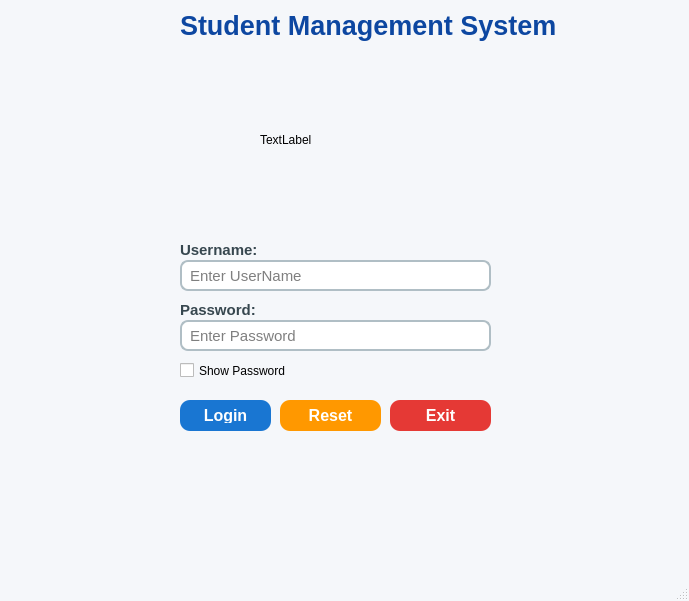
<?xml version="1.0" encoding="UTF-8"?>
<ui version="4.0">
 <class>MainWindow</class>
 <widget class="QMainWindow" name="MainWindow">
  <property name="geometry">
   <rect>
    <x>0</x>
    <y>0</y>
    <width>689</width>
    <height>601</height>
   </rect>
  </property>
  <property name="windowTitle">
   <string>Student Management System</string>
  </property>
  <property name="styleSheet">
   <string notr="true">QMainWindow
{
    background-color:#F5F7FA;
}</string>
  </property>
  <widget class="QWidget" name="centralwidget">
   <widget class="QLabel" name="lblTittle">
    <property name="geometry">
     <rect>
      <x>180</x>
      <y>10</y>
      <width>591</width>
      <height>31</height>
     </rect>
    </property>
    <property name="font">
     <font>
      <pointsize>20</pointsize>
      <bold>true</bold>
     </font>
    </property>
    <property name="styleSheet">
     <string notr="true">QLabel
{
    color:#0D47A1;
}</string>
    </property>
    <property name="text">
     <string>Student Management System</string>
    </property>
   </widget>
   <widget class="QLabel" name="lblUsername">
    <property name="geometry">
     <rect>
      <x>180</x>
      <y>240</y>
      <width>81</width>
      <height>20</height>
     </rect>
    </property>
    <property name="font">
     <font>
      <pointsize>11</pointsize>
      <bold>true</bold>
     </font>
    </property>
    <property name="styleSheet">
     <string notr="true">QLabel
{
    color:#37474F;
    font-size:11pt;
    font-weight:bold;
}</string>
    </property>
    <property name="text">
     <string>Username:</string>
    </property>
   </widget>
   <widget class="QLabel" name="lblPassword">
    <property name="geometry">
     <rect>
      <x>180</x>
      <y>300</y>
      <width>81</width>
      <height>20</height>
     </rect>
    </property>
    <property name="font">
     <font>
      <pointsize>11</pointsize>
      <bold>true</bold>
     </font>
    </property>
    <property name="styleSheet">
     <string notr="true">QLabel
{
    color:#37474F;
    font-size:11pt;
    font-weight:bold;
}</string>
    </property>
    <property name="text">
     <string>Password:</string>
    </property>
   </widget>
   <widget class="QLineEdit" name="txtUsername">
    <property name="geometry">
     <rect>
      <x>180</x>
      <y>260</y>
      <width>311</width>
      <height>31</height>
     </rect>
    </property>
    <property name="styleSheet">
     <string notr="true">QLineEdit
{
    border:2px solid #B0BEC5;
    border-radius:8px;
    padding:6px;
    font-size:11pt;
    background:white;
}

QLineEdit:focus
{
    border:2px solid #1976D2;
}</string>
    </property>
    <property name="echoMode">
     <enum>QLineEdit::EchoMode::Normal</enum>
    </property>
    <property name="placeholderText">
     <string>Enter UserName</string>
    </property>
   </widget>
   <widget class="QLineEdit" name="txtPassword">
    <property name="geometry">
     <rect>
      <x>180</x>
      <y>320</y>
      <width>311</width>
      <height>31</height>
     </rect>
    </property>
    <property name="styleSheet">
     <string notr="true">QLineEdit
{
    border:2px solid #B0BEC5;
    border-radius:8px;
    padding:6px;
    font-size:11pt;
    background:white;
}

QLineEdit:focus
{
    border:2px solid #1976D2;
}</string>
    </property>
    <property name="echoMode">
     <enum>QLineEdit::EchoMode::Password</enum>
    </property>
    <property name="placeholderText">
     <string>Enter Password</string>
    </property>
   </widget>
   <widget class="QPushButton" name="btnLogin">
    <property name="geometry">
     <rect>
      <x>180</x>
      <y>400</y>
      <width>91</width>
      <height>31</height>
     </rect>
    </property>
    <property name="font">
     <font>
      <pointsize>12</pointsize>
      <bold>true</bold>
     </font>
    </property>
    <property name="styleSheet">
     <string notr="true">QPushButton
{
    background-color:#1976D2;
    color:white;
    border:none;
    border-radius:10px;
    font-size:12pt;
    font-weight:bold;
    padding:8px;
}

QPushButton:hover
{
    background-color:#1565C0;
}

QPushButton:pressed
{
    background-color:#0D47A1;
}</string>
    </property>
    <property name="text">
     <string>Login</string>
    </property>
   </widget>
   <widget class="QPushButton" name="btnExit">
    <property name="geometry">
     <rect>
      <x>390</x>
      <y>400</y>
      <width>101</width>
      <height>31</height>
     </rect>
    </property>
    <property name="font">
     <font>
      <pointsize>12</pointsize>
      <bold>true</bold>
     </font>
    </property>
    <property name="styleSheet">
     <string notr="true">QPushButton
{
    background-color:#E53935;
    color:white;
    border:none;
    border-radius:10px;
    font-size:12pt;
    font-weight:bold;
    padding:8px;
}

QPushButton:hover
{
    background-color:#C62828;
}</string>
    </property>
    <property name="text">
     <string>Exit</string>
    </property>
   </widget>
   <widget class="QPushButton" name="btnReset">
    <property name="geometry">
     <rect>
      <x>280</x>
      <y>400</y>
      <width>101</width>
      <height>31</height>
     </rect>
    </property>
    <property name="font">
     <font>
      <pointsize>12</pointsize>
      <bold>true</bold>
     </font>
    </property>
    <property name="styleSheet">
     <string notr="true">QPushButton
{
    background-color:#FF9800;
    color:white;
    border:none;
    border-radius:10px;
    font-size:12pt;
    font-weight:bold;
    padding:8px;
}

QPushButton:hover
{
    background-color:#FB8C00;
}</string>
    </property>
    <property name="text">
     <string>Reset</string>
    </property>
   </widget>
   <widget class="QCheckBox" name="chkShowPassword">
    <property name="geometry">
     <rect>
      <x>180</x>
      <y>360</y>
      <width>211</width>
      <height>21</height>
     </rect>
    </property>
    <property name="text">
     <string>Show Password</string>
    </property>
   </widget>
   <widget class="QLabel" name="label">
    <property name="geometry">
     <rect>
      <x>260</x>
      <y>50</y>
      <width>180</width>
      <height>180</height>
     </rect>
    </property>
    <property name="text">
     <string>TextLabel</string>
    </property>
   </widget>
  </widget>
  <widget class="QMenuBar" name="menubar">
   <property name="geometry">
    <rect>
     <x>0</x>
     <y>0</y>
     <width>689</width>
     <height>18</height>
    </rect>
   </property>
  </widget>
  <widget class="QStatusBar" name="statusbar"/>
 </widget>
 <resources/>
 <connections/>
</ui>
